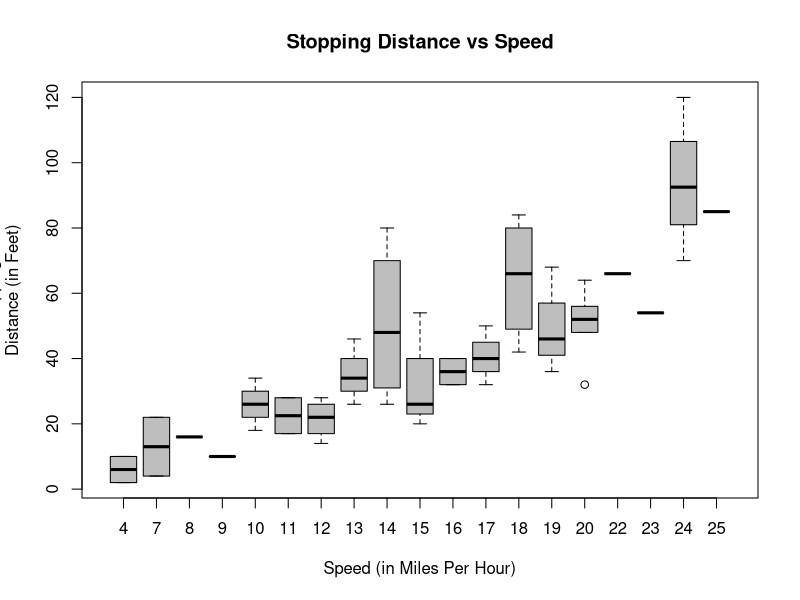
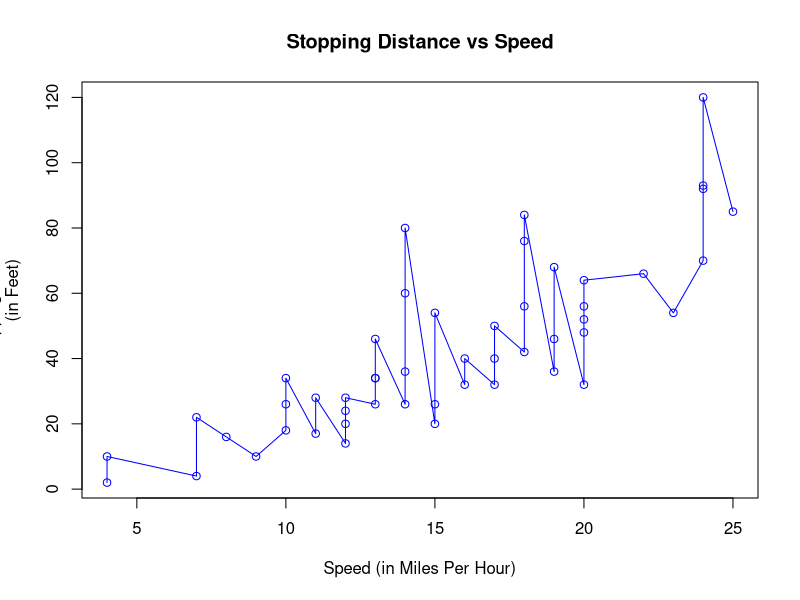
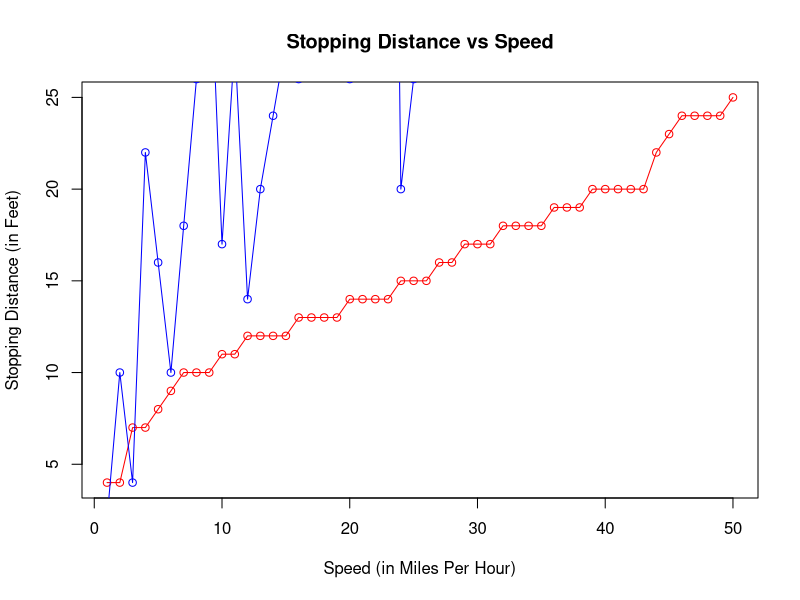
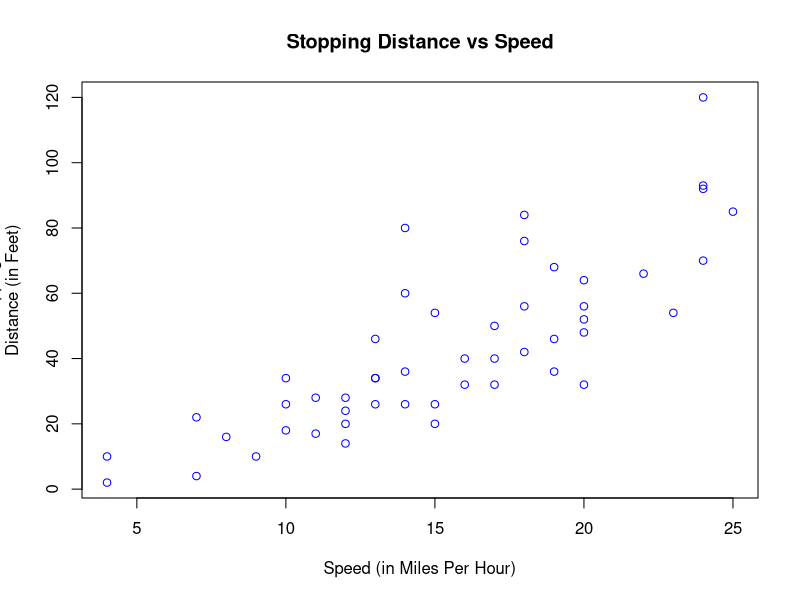
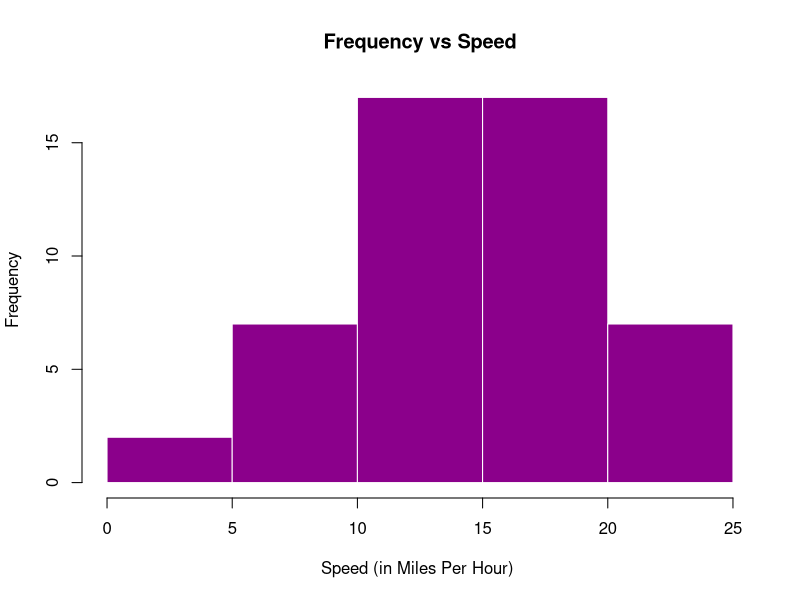

Write the R code that produced these figures, in order.
# Box Plots
boxplot(dist ~ speed, data = cars, xlab = "Speed (in Miles Per Hour)", ylab = "Stopping 
Distance (in Feet)", main = "Stopping Distance vs Speed", col = "grey")
# Line Graph
plot(dist ~ speed, data = cars, xlab = "Speed (in Miles Per Hour)", ylab = "Stopping Distance 
(in Feet)", type = "o", main = "Stopping Distance vs Speed", col = "blue")
# Multiple line graph
input1 <- cars[,c('speed')]
input2 <- cars[,c('dist')]
plot(input1,type = "o",col = "red", xlab = "Speed (in Miles Per Hour)", 
 ylab = "Stopping Distance (in Feet)", 
 main = "Stopping Distance vs Speed")
lines(input2, type = "o", col = "blue")
# Scatter Plot
input <- cars[,c('speed','dist')]
plot(x = input$speed, y = input$dist, xlab = "Speed (in Miles Per Hour)", ylab = "Stopping 
Distance (in Feet)", main = "Stopping Distance vs Speed", col = "blue")
#Histogram
hist(cars$speed, xlab = "Speed (in Miles Per Hour) ",col = "darkmagenta", border = 
"white",main = "Frequency vs Speed")